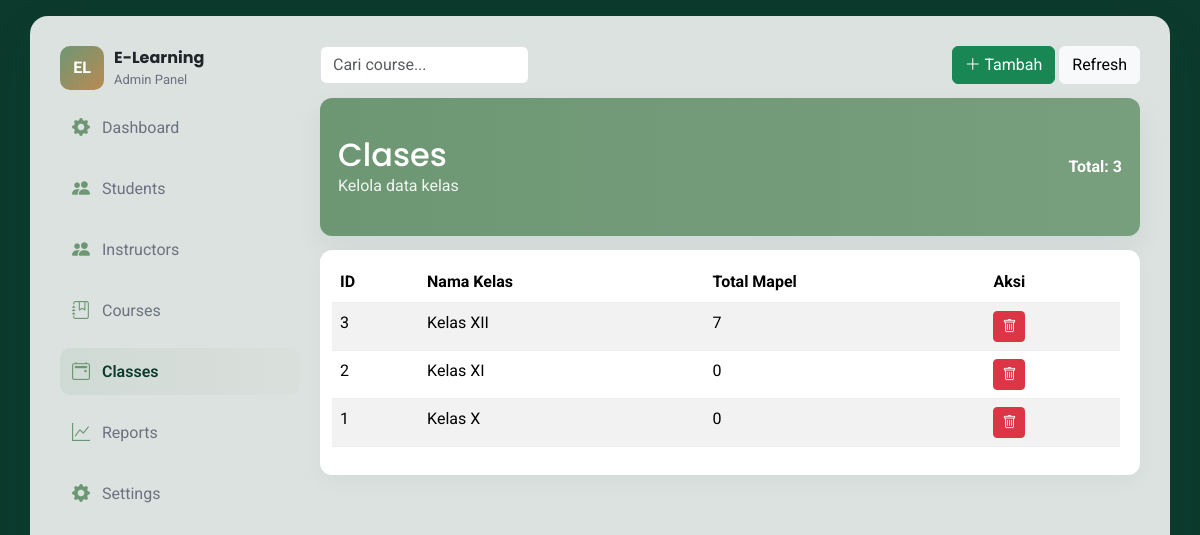
/classes.php, run on an earlier commit of the app's database.
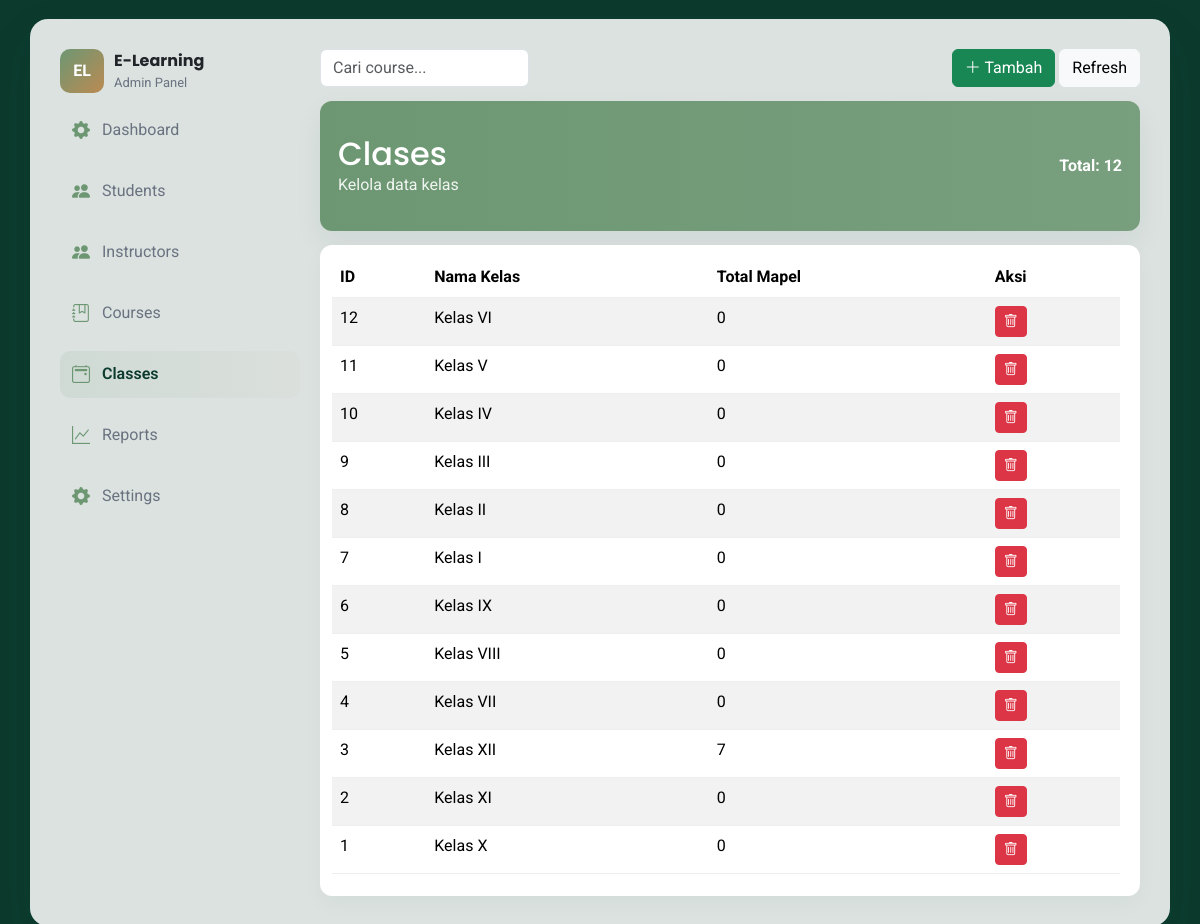
And on a later commit of the database.
### tables this page shows
CREATE TABLE `classes` (
  `id` int(11) NOT NULL,
  `name` varchar(50) NOT NULL
);

### classes.php (the view, shortened to what this page needs)
<?php
$DB_HOST = 'localhost';
$DB_NAME = 'bimbel_db';
$DB_USER = 'root';
$DB_PASS = '';
$charset = 'utf8mb4';
$dsn = "mysql:host=$DB_HOST;dbname=$DB_NAME;charset=$charset";
$options = [
    PDO::ATTR_ERRMODE => PDO::ERRMODE_EXCEPTION,
    PDO::ATTR_DEFAULT_FETCH_MODE => PDO::FETCH_ASSOC,
];
try {
    $pdo = new PDO($dsn, $DB_USER, $DB_PASS, $options);
} catch (PDOException $e) {
    echo '<h2>Koneksi ke database gagal</h2>';
    echo '<pre>' . htmlspecialchars($e->getMessage()) . '</pre>';
    exit;
}
$sql = "
SELECT
  c.id,
  c.name AS nama_kelas,
  COUNT(s.id) AS total_mapel
FROM classes c
LEFT JOIN subjects s ON s.class_id = c.id
GROUP BY c.id
ORDER BY c.id DESC
";
$courses = [];
try {
    $stmt = $pdo->query($sql);
    $courses = $stmt->fetchAll();
} catch (Exception $e) {
    $courses = [];
    $fetchError = $e->getMessage();
}
function e($s){
    return htmlspecialchars($s, ENT_QUOTES | ENT_SUBSTITUTE, 'UTF-8');
}
?>
<!doctype html>
<html lang="id">
<head>
  <link href="https://cdn.jsdelivr.net/npm/bootstrap@5.3.2/dist/css/bootstrap.min.css" rel="stylesheet">
  <link href="https://cdn.jsdelivr.net/npm/bootstrap-icons@1.11.3/font/bootstrap-icons.css" rel="stylesheet">
</head>
<body>
  <div class="cover" role="application" aria-label="Admin cover dashboard">
    <div class="sidebar" role="navigation" aria-label="Sidebar">
      <div class="brand">
        <div class="logo">EL</div>
        <div>
          <div style="font-weight:700; font-family:'Poppins',sans-serif">E-Learning</div>
          <div style="font-size:13px; color:var(--muted)">Admin Panel</div>
        </div>
      </div>
      <div class="navlink" onclick="location.href='dasboard.php'"><i class="bi bi-gear-fill"></i>Dashboard</div>
      <div class="navlink" onclick="location.href='user.php'"><i class="bi bi-people-fill"></i>Students</div>
      <div class="navlink" onclick="location.href='instructors.php'"><i class="bi bi-people-fill"></i>Instructors</div>
      <div class="navlink" onclick="location.href='courses.php'"><i class="bi bi-journal-bookmark"></i>Courses</div>
      <div class="navlink active" onclick="location.href='classes.php'"><i class="bi bi-calendar2-event"></i>Classes</div>
      <div class="navlink" onclick="location.href='reports.php'"><i class="bi bi-graph-up"></i>Reports</div>
      <div class="navlink" onclick="location.href='setting.php'"><i class="bi bi-gear-fill"></i>Settings</div>
    </div>
    <div class="main">
      <div class="topbar">
        <div class="searchbox"><input class="form-control" id="searchBox" placeholder="Cari course..." oninput="filterTable(this.value)"></div>
        <div class="top-actions">
          <button class="btn btn-success" data-bs-toggle="modal" data-bs-target="#modalTambah">
            <i class="bi bi-plus-lg"></i> Tambah
          </button>
          <button class="btn btn-light" onclick="location.reload()">Refresh</button>
        </div>
      </div>
      <div class="hero">
        <div>
          <h2 style="margin:0; font-family:'Poppins',sans-serif">Clases</h2>
          <div style="opacity:0.9">Kelola data kelas</div>
        </div>
        <div style="text-align:right">
          <div style="font-weight:700">Total: <?php echo count($courses); ?></div>
        </div>
      </div>
      <div class="body-row">
        <div class="col-left">
          <div class="panel">
            <div class="body">
                <table id="usersTable" class="table table-striped users-table">
                   <thead>
<tr>
  <th>ID</th>
  <th>Nama Kelas</th>
  <th>Total Mapel</th>
  <th>Aksi</th>
</tr>
</thead>
<tbody>
<?php foreach ($courses as $r): ?>
<tr>
  <td><?= e($r['id']) ?></td>
  <td><?= e($r['nama_kelas']) ?></td>
  <td><?= e($r['total_mapel']) ?></td>
  <td>
    <button class="btn btn-sm btn-danger"
      data-bs-toggle="modal"
      data-bs-target="#modalHapus"
      data-id="<?= e($r['id']) ?>">
      <i class="bi bi-trash"></i>
    </button>
  </td>
</tr>
<?php endforeach; ?>
</tbody>
                </table>
            </div>
          </div>
        </div>
    </div>
  </div>
</body>
</html>

### classes.php (style rules this page uses)
:root { --green: #6D9773; --dark: #0C3B2E; --brown: #BB8A52; --yellow:#FFBA00; --bg: #f6f6f7; --muted:#6b7280; --glass: rgba(255,255,255,0.85); }
html,body { height:100%;margin:0;overflow:hidden;background:var(--dark);font-family:'Roboto',system-ui, -apple-system, 'Segoe UI', Roboto, Arial; }
.cover { width:95vw; height:96vh; margin:2vh auto; background:var(--glass); border-radius:18px; padding:30px; box-shadow:0 18px 50px rgba(12,59,46,0.08); display:flex; gap:20px; box-sizing:border-box; }
.sidebar { width:240px; display:flex; flex-direction:column; gap:14px; }
.brand { display:flex; align-items:center; gap:10px; }
.brand .logo { width:44px; height:44px; border-radius:10px; background:linear-gradient(135deg,var(--green),var(--brown)); color:#fff; display:flex; align-items:center; justify-content:center; font-weight:700 }
.navlink { display:flex; gap:12px; align-items:center; padding:10px 12px; border-radius:10px; color:var(--muted); cursor:pointer; user-select:none }
.navlink i { color:var(--green); font-size:18px }
.navlink.active { background: linear-gradient(90deg, rgba(109,151,115,0.10), rgba(187,138,82,0.03)); color:var(--dark); font-weight:600; }
.main { flex:1; display:flex; flex-direction:column; gap:14px; min-width:0; }
.topbar { display:flex; justify-content:space-between; align-items:center; gap:12px; }
.hero { height:140px; border-radius:12px; background: linear-gradient(90deg,var(--green), rgba(109,151,115,0.9)); color:#fff; padding:18px; display:flex; align-items:center; justify-content:space-between; box-shadow:0 12px 30px rgba(12,59,46,0.06) }
.body-row { display:flex; gap:14px; height: calc(100% - 140px - 56px); }
.col-left { flex:1; display:flex; flex-direction:column; gap:14px; min-width:0; }
.panel { background:#fff; border-radius:12px; padding:12px; box-shadow:0 8px 22px rgba(12,59,46,0.03); overflow:hidden; display:flex; flex-direction:column }
.panel .body { overflow:auto; padding-right:8px }
table.users-table { width:100%; border-collapse:collapse }
table.users-table th, table.users-table td { padding:8px; border-bottom:1px solid #eee; text-align:left }

What changed in the data, as far as the page shows it:
added classes: id "12", name "Kelas VI", total_mapel "0"
added classes: id "11", name "Kelas V", total_mapel "0"
added classes: id "10", name "Kelas IV", total_mapel "0"
added classes: id "9", name "Kelas III", total_mapel "0"
added classes: id "8", name "Kelas II", total_mapel "0"
added classes: id "7", name "Kelas I", total_mapel "0"
added classes: id "6", name "Kelas IX", total_mapel "0"
added classes: id "5", name "Kelas VIII", total_mapel "0"
added classes: id "4", name "Kelas VII", total_mapel "0"
Also different on the page:
count($courses): "3" → "12"
